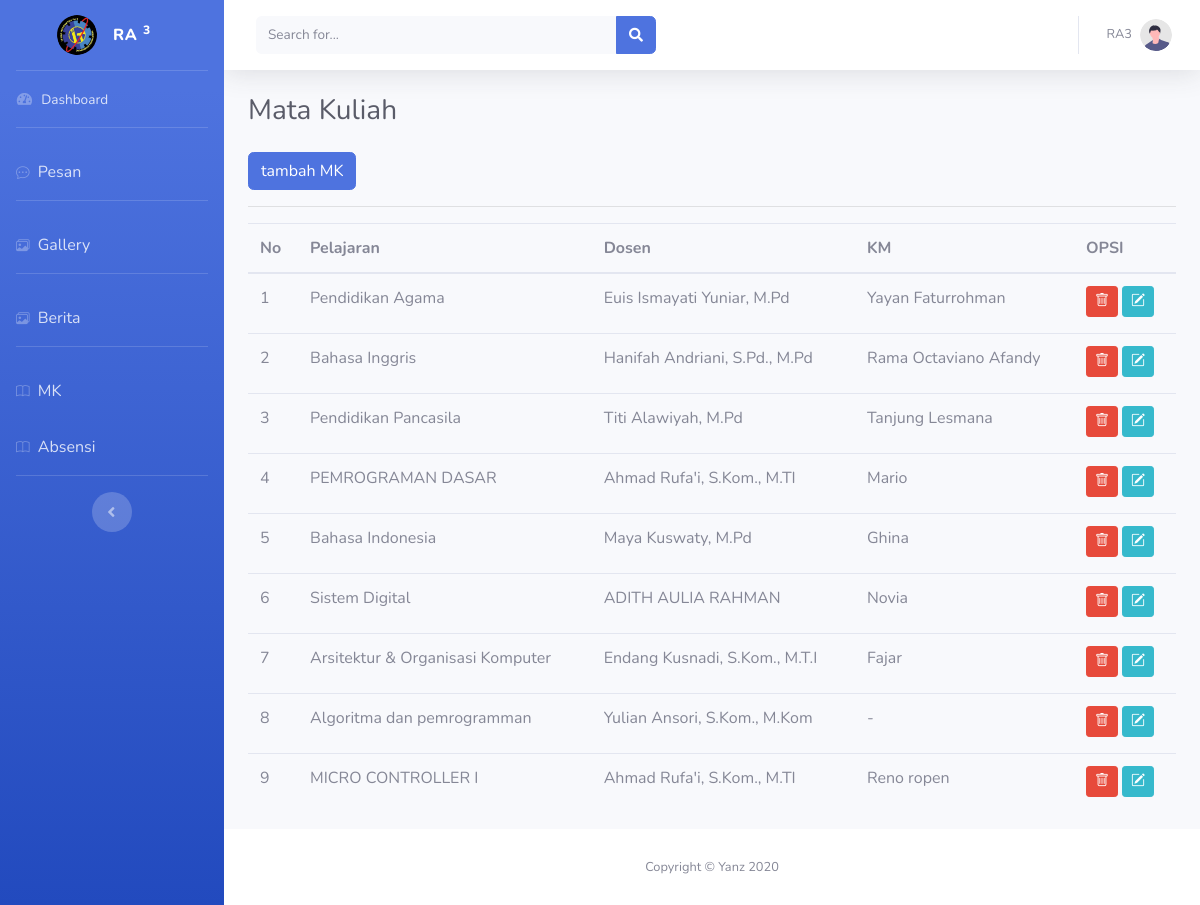
Screenshot of /admin/mk.php (signed in) with the database file from the repository.
### tables this page shows
CREATE TABLE `mk` (
  `id` int(11) NOT NULL,
  `pelajaran` varchar(200) NOT NULL,
  `dosen` varchar(200) NOT NULL,
  `km` varchar(200) NOT NULL,
  `wa` varchar(300) NOT NULL
);

### admin/sistem/functions.php (called while the page is built, shortened)
<?php
require 'config.php';
function query($query)
{
    global $conn;
    $result = mysqli_query($conn, $query);
    $rows = [];
    while ($row = mysqli_fetch_assoc($result)) {
        $rows[] = $row;
    }
    return $rows;
}

### admin/mk.php (the view, shortened to what this page needs)
<?php
require 'sistem/functions.php';
$allMK = query("SELECT * FROM mk");
?>
<!DOCTYPE html>
<html lang="en">
<head>
    <link href="vendor/fontawesome-free/css/all.min.css" rel="stylesheet" type="text/css">
    <link href="css/sb-admin-2.min.css" rel="stylesheet">
    <link rel="stylesheet" href="https://cdn.jsdelivr.net/npm/bootstrap-icons@1.9.1/font/bootstrap-icons.css">
</head>
<body id="page-top">
    <div id="wrapper">
        <?php include 'inc/headerAdmin.php'; ?>
        <div id="content-wrapper" class="d-flex flex-column">
            <div id="content">
                <?php include 'inc/navcontent.php' ?>
                <div class="container-fluid">
                    <h1 class="h3 mb-4 text-gray-800">Mata Kuliah</h1>
                    <a href="" class="btn btn-primary">tambah MK</a>
                    <hr>
                    <table class="table">
                        <thead>
                            <tr>
                                <th scope="col">No</th>
                                <th scope="col">Pelajaran</th>
                                <th scope="col">Dosen</th>
                                <th scope="col">KM</th>
                                <th scope="col">OPSI</th>
                            </tr>
                        </thead>
                        <tbody>
                            <?php $i = 1; ?>
                            <?php foreach ($allMK as $MK) : ?>
                                <tr>
                                    <td><?= $i; ?></td>
                                    <td><?= $MK['pelajaran']; ?></td>
                                    <td><?= $MK['dosen']; ?></td>
                                    <td><?= $MK['km']; ?></td>
                                    <td>
                                        <a href="" class="btn btn-sm mb-1 btn-danger"><i class="bi bi-trash"></i></a>
                                        <a href="" class="btn btn-sm mb-1 btn-info"><i class="bi bi-pencil-square"></i></a>
                                    </td>
                                </tr>
                                <?php $i++; ?>
                            <?php endforeach; ?>
                        </tbody>
                    </table>
                </div>
            </div>
            <?php include 'inc/footer.php'; ?>
        </div>
    </div>
</body>
</html>

### rows the page displays
mk: pelajaran "Pendidikan Agama", dosen "Euis Ismayati Yuniar, M.Pd", km "Yayan Faturrohman"
mk: pelajaran "Bahasa Inggris", dosen "Hanifah Andriani, S.Pd., M.Pd", km "Rama Octaviano Afandy"
mk: pelajaran "Pendidikan Pancasila", dosen "Titi Alawiyah, M.Pd", km "Tanjung Lesmana"
mk: pelajaran "PEMROGRAMAN DASAR", dosen "Ahmad Rufa'i, S.Kom., M.TI", km "Mario"
mk: pelajaran "Bahasa Indonesia", dosen "Maya Kuswaty, M.Pd", km "Ghina"
mk: pelajaran "Sistem Digital", dosen "ADITH AULIA RAHMAN", km "Novia"
mk: pelajaran "Arsitektur & Organisasi Komputer", dosen "Endang Kusnadi, S.Kom., M.T.I", km "Fajar"
mk: pelajaran "Algoritma dan pemrogramman", dosen "Yulian Ansori, S.Kom., M.Kom", km "-"
mk: pelajaran "MICRO CONTROLLER I", dosen "Ahmad Rufa'i, S.Kom., M.TI", km "Reno ropen"
